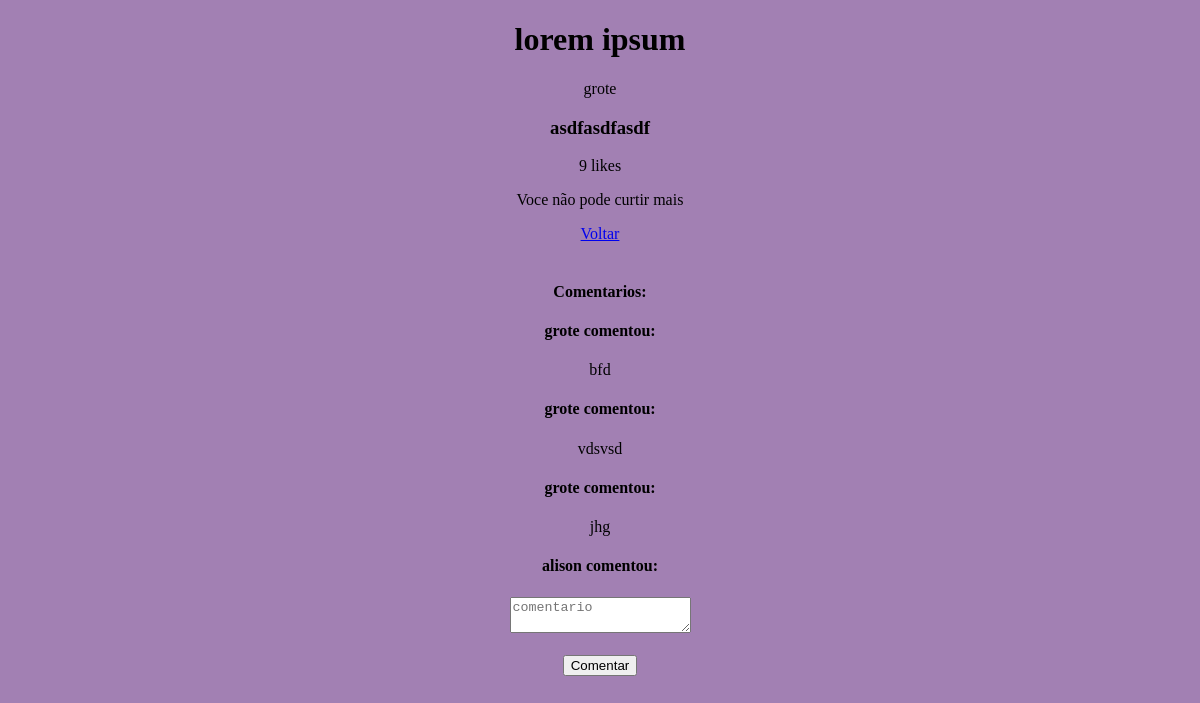
The app's page /posts/lorem-ipsum (signed in), older data.
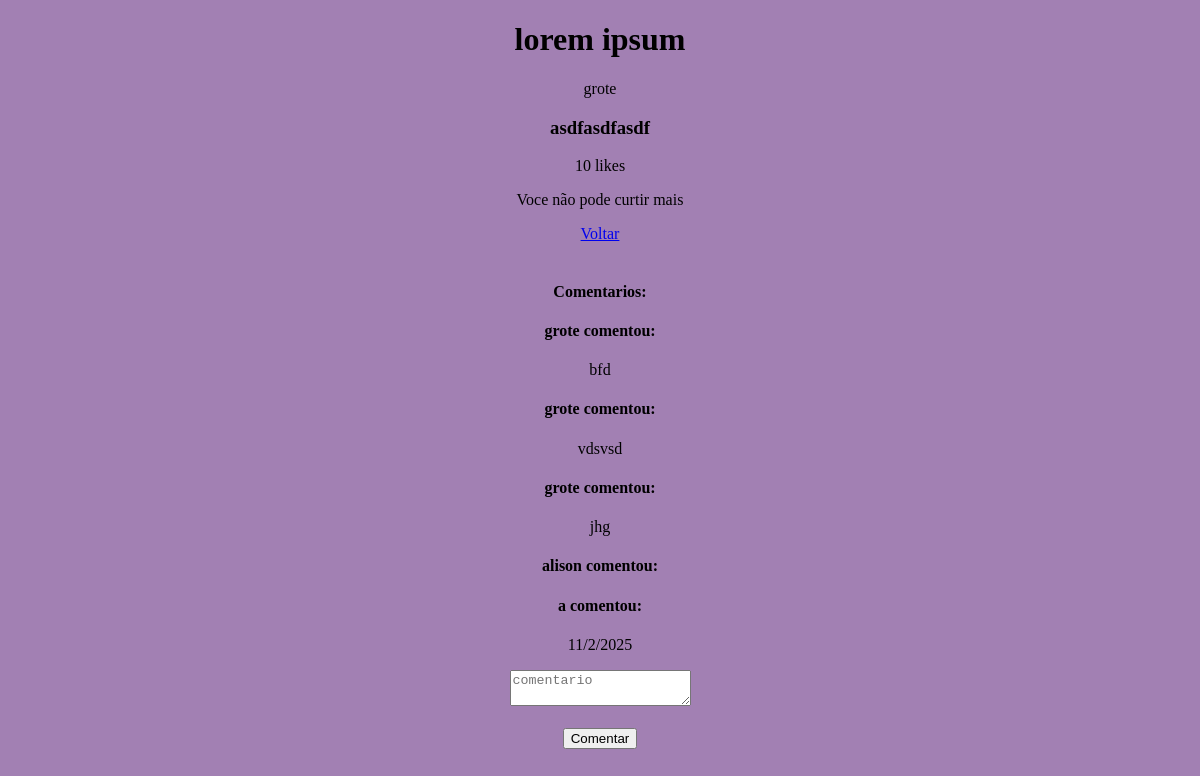
The same page, newer data.
### posts/models.py (models this page shows)
class Comments(models.Model):
    comment = models.CharField(max_length=255)
    author = models.ForeignKey(User, on_delete=models.CASCADE)
    post = models.ForeignKey(Post, on_delete=models.CASCADE, default=None)

### display/views.py (the view)
# urls.py: path("posts/<slug:slug>", views.selectedPost, name="selectedPost"),
def selectedPost(request, slug):
    post = Post.objects.filter(slug=slug).first()
    likes = Likes.objects.filter(post=Post.objects.filter(slug=slug).first().id).all()
    comment = Comments.objects.filter(post=post).all()
    numLikes = 0
    for like in likes:
        numLikes = numLikes + like.likes
    getIsLiked = Likes.objects.filter(post=Post.objects.filter(slug=slug).first().id,likedBy=request.user).first()
    isLiked = False
    if getIsLiked:
        isLiked = True
    if post.author == request.user:
        isLiked = True
    var = {"post": post, "likes": likes, "isLiked":isLiked, "llikes":numLikes, "comment":comment}
    return render(request,"display/selectedPost.html", var)

### display/templates/display/selectedPost.html (shortened to what this page needs)
{% load static %}
<!DOCTYPE html>
<html lang="en">
<head>
    <link href="{% static 'css/selectedpost.css' %}" rel="stylesheet">
</head>
<body>
    <h1>{{ post.title }}</h1>
    <p>{{ post.author }}</p>
    <h3>{{ post.body }}</h3>
    <p>{{ llikes }} likes</p>
    {% if isLiked %}
    <p>Voce não pode curtir mais</p>
    {% else %}
    <form action="{{ post.slug }}/addLike">
        <button>Like</button>
    </form>
    {% endif %}
    <a href="/socialMedia">Voltar</a>
    <br>
    <br>
    <h4>Comentarios:</h4>
    {% for item in comment %}
    <h4>{{ item.author.username }} comentou:</h4>
    <p>{{ item.comment }}</p>
    {% endfor %}
    <form action="/createComment" method="POST">{% csrf_token %}
        <textarea placeholder="comentario" name="comment"></textarea>
        <br>
        <br>
        <input type="submit" value="Comentar">
    </form>
</body>
</html>

Row changes from the older to the newer data that the page shows:
added Comments: author.username "a", comment "11/2/2025"
Text that changed along with them:
{{ llikes }}: "9" → "10"
